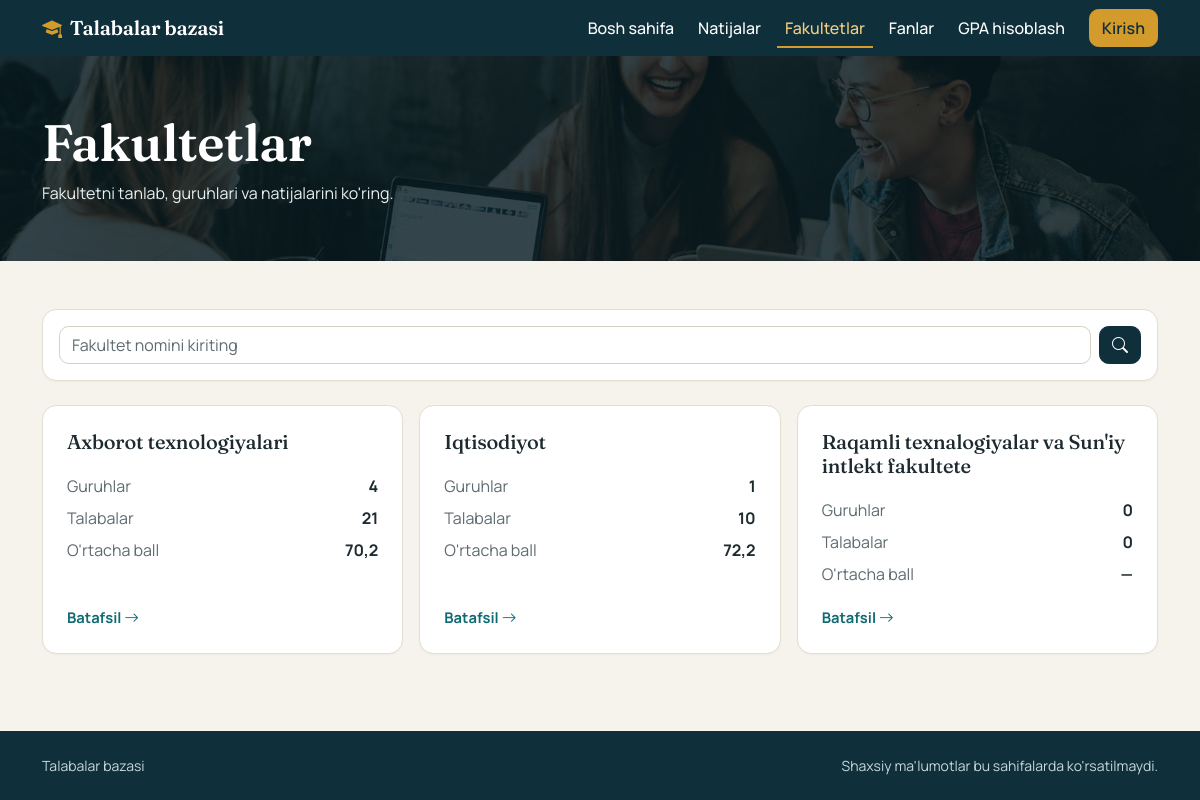
The app's page /sayt/fakultetlar/, older data.
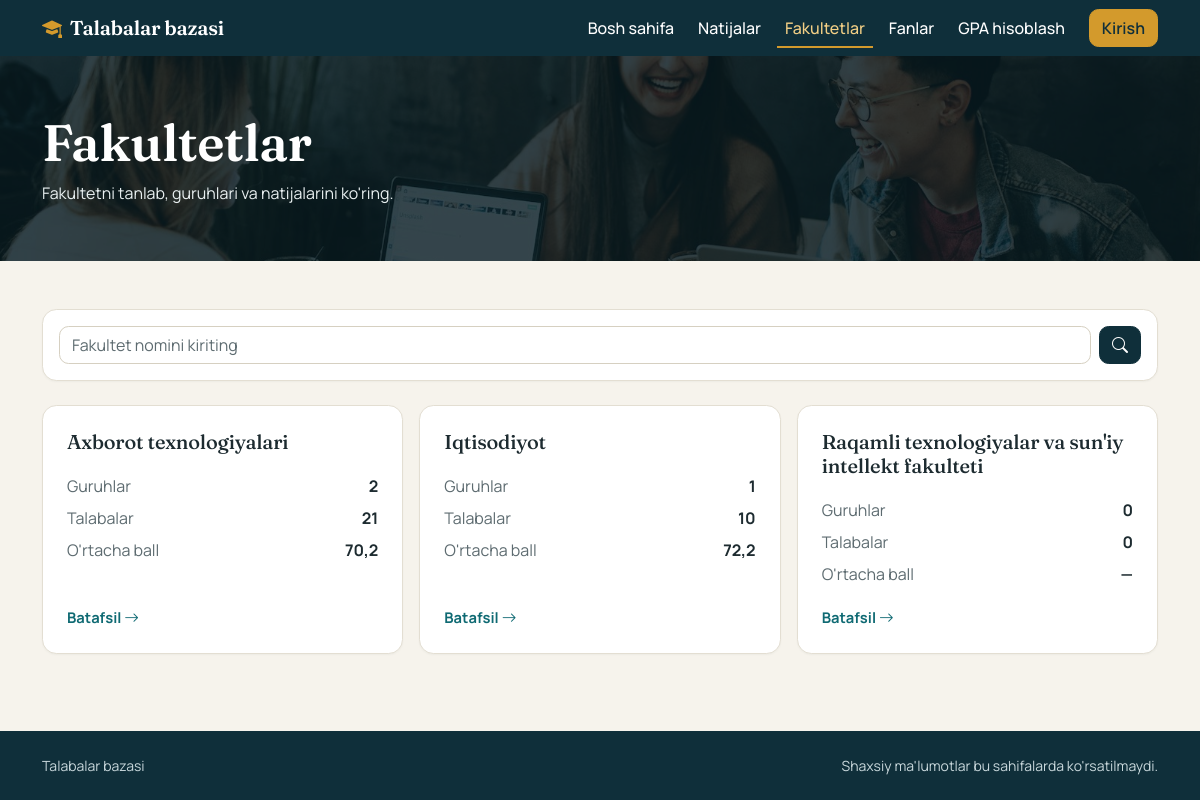
The same page, newer data.
### talabalar/models.py (models this page shows, shortened)
class Fakultet(models.Model):
    nomi = models.CharField("Nomi", max_length=150, unique=True)
    dekan = models.CharField("Dekan", max_length=150, blank=True)
    telefon = models.CharField("Telefon", max_length=20, blank=True)
    class Meta:
        verbose_name = "Fakultet"
        verbose_name_plural = "Fakultetlar"
        ordering = ["nomi"]

### talabalar/ochiq.py (the view)
# urls.py: path("sayt/fakultetlar/", ochiq.Fakultetlar.as_view(), name="ochiq_fakultetlar"),
class Fakultetlar(OchiqKontekst):
    template_name = "talabalar/ochiq_fakultetlar.html"
    def get_context_data(self, **kwargs):
        ctx = super().get_context_data(**kwargs)
        q = self.request.GET.get("q", "").strip()
        fakultetlar = Fakultet.objects.annotate(
            guruh_soni=Count("guruhlar", distinct=True),
            soni=Count("guruhlar__talabalar", distinct=True),
            baholangan=Count(
                "guruhlar__talabalar", filter=Q(guruhlar__talabalar__baholar__isnull=False), distinct=True
            ),
            ortacha=Avg("guruhlar__talabalar__baholar__ball"),
        )
        if q:
            fakultetlar = fakultetlar.filter(nomi__icontains=q)
        ctx.update(q=q, fakultetlar=ortachani_ochish(fakultetlar))
        return ctx

### talabalar/context_processors.py (called while the page is built)
def menyular(request):
    return {"menyular": Menyu.objects.all(), "vaqtinchalik_baza": settings.VERCEL}

### talabalar/ochiq.py (called while the page is built)
def ortachani_ochish(obyektlar):
    natija = list(obyektlar)
    for o in natija:
        o.ochiq_ortacha = o.ortacha if o.baholangan >= ANONIM_CHEGARA else None
    return natija

    def get_context_data(self, **kwargs):
        ctx = super().get_context_data(**kwargs)
        ctx["chegara"] = ANONIM_CHEGARA
        return ctx

### talabalar/templates/talabalar/ochiq_fakultetlar.html (shortened to what this page needs)
{% extends "talabalar/ochiq_base.html" %}
{% load static %}
{% block banner %}{% static 'talabalar/slaydlar/jamoa.jpg' %}{% endblock %}
{% block sarlavha %}Fakultetlar{% endblock %}
{% block izoh %}Fakultetni tanlab, guruhlari va natijalarini ko'ring.{% endblock %}
{% block content %}
<div class="container py-5">
  <form method="get" class="card p-3 mb-4">
    <div class="d-flex gap-2">
      <input type="search" name="q" value="{{ q }}" class="form-control" placeholder="Fakultet nomini kiriting" aria-label="Fakultet qidirish">
      <button class="btn btn-dark" aria-label="Qidirish"><i class="bi bi-search"></i></button>
    </div>
  </form>
  <div class="row g-3">
    {% for f in fakultetlar %}
      <div class="col-md-6 col-lg-4">
        <a href="{% url 'ochiq_fakultet' f.pk %}" class="card havola-karta p-4 h-100">
          <h2 class="h5 mb-3">{{ f.nomi }}</h2>
          <div class="d-flex justify-content-between py-1"><span class="text-muted">Guruhlar</span><b>{{ f.guruh_soni }}</b></div>
          <div class="d-flex justify-content-between py-1"><span class="text-muted">Talabalar</span><b>{{ f.soni }}</b></div>
          <div class="d-flex justify-content-between py-1"><span class="text-muted">O'rtacha ball</span><b>{% if f.ochiq_ortacha is not None %}{{ f.ochiq_ortacha|floatformat:1 }}{% else %}—{% endif %}</b></div>
          <span class="havola-matn mt-auto pt-3">Batafsil <i class="bi bi-arrow-right"></i></span>
        </a>
      </div>
    {% empty %}<div class="col-12"><div class="card p-4 text-center text-muted">Fakultet topilmadi.</div></div>{% endfor %}
  </div>
</div>
{% endblock %}

Row changes from the older to the newer data that the page shows:
computed for Fakultet "Axborot texnologiyalari": guruh_soni "4" → "2"
changed Fakultet: nomi "Raqamli texnalogiyalar va Sun'iy intlekt fakultete" → "Raqamli texnologiyalar va sun'iy intellekt fakulteti"
